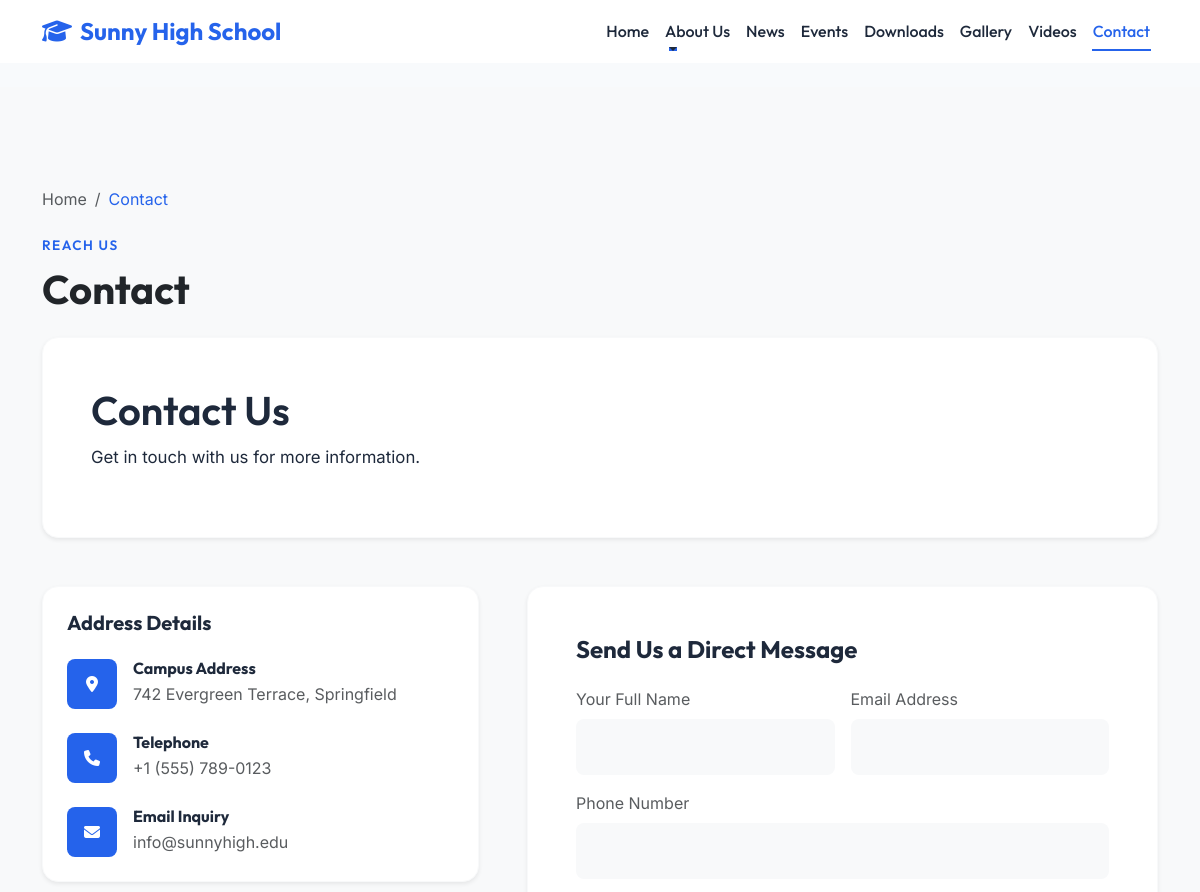
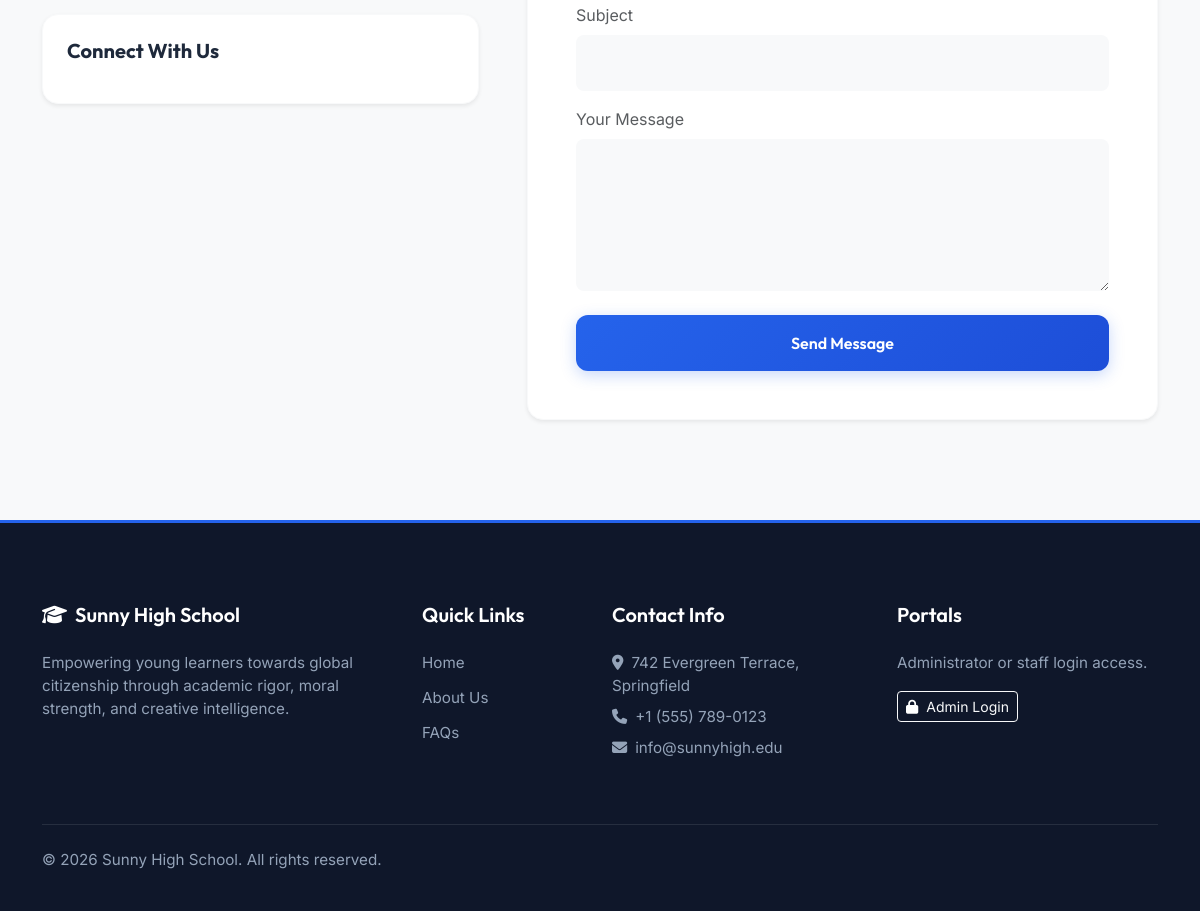
The app's page /contact with its own data (2 pictures, top to bottom).
### app/models/site.py (models this page shows, shortened)
class Setting(db.Model):
    id = db.Column(db.Integer, primary_key=True)
    key = db.Column(db.String(100), unique=True, nullable=False, index=True)
    value = db.Column(db.Text)

### app/models/cms.py (models this page shows, shortened)
class Page(db.Model):
    id = db.Column(db.Integer, primary_key=True)
    title = db.Column(db.String(100), nullable=False)
    slug = db.Column(db.String(100), unique=True, nullable=False, index=True)
    content = db.Column(db.Text, nullable=False)
    seo_title = db.Column(db.String(150))
    seo_description = db.Column(db.String(255))
    is_published = db.Column(db.Boolean, default=True)
    created_at = db.Column(db.DateTime, default=datetime.utcnow)
    updated_at = db.Column(db.DateTime, default=datetime.utcnow, onupdate=datetime.utcnow)

### app/main/routes.py (the view, shortened to what this page needs)
@main.route('/contact', methods=['GET', 'POST'])
def contact():
    from app.forms.site import ContactForm
    from app.models.cms import ContactMessage, Page
    page_data = Page.query.filter_by(slug='contact', is_published=True).first()
    form = ContactForm()
    return render_template('main/contact.html', form=form, page=page_data)

### app/forms/site.py
class ContactForm(FlaskForm):
    name = StringField('Full Name', validators=[DataRequired(), Length(1, 100)], filters=[lambda x: x.strip() if x else x])
    email = StringField('Email Address', validators=[DataRequired(), Email(), Length(1, 120)], filters=[lambda x: x.strip() if x else x])
    phone = StringField('Phone Number', validators=[Optional(), Length(0, 20)], filters=[lambda x: x.strip() if x else x])
    subject = StringField('Subject', validators=[DataRequired(), Length(1, 150)], filters=[lambda x: x.strip() if x else x])
    message_content = TextAreaField('Your Message', validators=[DataRequired()])
    submit = SubmitField('Send Message')

### app/templates/main/contact.html (shortened to what this page needs)
{% extends "base.html" %}
{% block content %}
<section class="section-padding bg-light">
    <div class="container">
        <nav aria-label="breadcrumb" class="mb-4">
            <ol class="breadcrumb">
                <li class="breadcrumb-item"><a href="{{ url_for('main.index') }}" class="text-decoration-none text-muted">Home</a></li>
                <li class="breadcrumb-item active text-primary-custom" aria-current="page">{{ page.title if page else "Contact" }}</li>
            </ol>
        </nav>
        <div class="section-title-wrapper mb-4">
            <span class="section-tag">Reach Us</span>
            <h1 class="display-font fw-bold m-0 text-dark">{{ page.title if page else "Contact Information" }}</h1>
        </div>
        {% if page and page.content %}
            <div class="bg-white rounded-4 shadow-sm border border-light p-4 p-md-5 mb-5">
                <div class="page-body-content leading-relaxed" style="font-size:1.05rem; line-height:1.8;">
                    {{ page.content | safe }}
                </div>
            </div>
        {% endif %}
        <div class="row g-5">
            <div class="col-lg-5">
                <div class="bg-white rounded-4 shadow-sm border border-light p-4 mb-4">
                    <h5 class="fw-bold mb-4">Address Details</h5>
                    <div class="d-flex align-items-start gap-3 mb-4">
                        <div class="bg-primary-custom text-white rounded-3 p-3 d-flex align-items-center justify-content-center" style="width: 50px; height: 50px;">
                            <i class="fa-solid fa-location-dot"></i>
                        </div>
                        <div>
                            <h6 class="fw-bold mb-1">Campus Address</h6>
                            <p class="text-muted m-0">{{ get_setting('contact_address') }}</p>
                        </div>
                    </div>
                    <div class="d-flex align-items-start gap-3 mb-4">
                        <div class="bg-primary-custom text-white rounded-3 p-3 d-flex align-items-center justify-content-center" style="width: 50px; height: 50px;">
                            <i class="fa-solid fa-phone"></i>
                        </div>
                        <div>
                            <h6 class="fw-bold mb-1">Telephone</h6>
                            <p class="text-muted m-0">{{ get_setting('contact_phone') }}</p>
                        </div>
                    </div>
                    <div class="d-flex align-items-start gap-3">
                        <div class="bg-primary-custom text-white rounded-3 p-3 d-flex align-items-center justify-content-center" style="width: 50px; height: 50px;">
                            <i class="fa-solid fa-envelope"></i>
                        </div>
                        <div>
                            <h6 class="fw-bold mb-1">Email Inquiry</h6>
                            <p class="text-muted m-0">{{ get_setting('contact_email') }}</p>
                        </div>
                    </div>
                </div>
                <div class="bg-white rounded-4 shadow-sm border border-light p-4">
                    <h5 class="fw-bold mb-3">Connect With Us</h5>
                </div>
            </div>
            <div class="col-lg-7">
                <div class="bg-white rounded-4 shadow-sm border border-light p-5">
                    <h4 class="fw-bold mb-4">Send Us a Direct Message</h4>
                    <form action="{{ url_for('main.contact') }}" method="POST">
                        <div class="row g-3">
                            <div class="col-md-6">
                                <label class="form-label text-muted">Your Full Name</label>
                                {{ form.name(class="form-control rounded-3 bg-light border-0 p-3") }}
                            </div>
                            <div class="col-md-6">
                                <label class="form-label text-muted">Email Address</label>
                                {{ form.email(class="form-control rounded-3 bg-light border-0 p-3") }}
                            </div>
                            <div class="col-12">
                                <label class="form-label text-muted">Phone Number</label>
                                {{ form.phone(class="form-control rounded-3 bg-light border-0 p-3") }}
                            </div>
                            <div class="col-12">
                                <label class="form-label text-muted">Subject</label>
                                {{ form.subject(class="form-control rounded-3 bg-light border-0 p-3") }}
                            </div>
                            <div class="col-12">
                                <label class="form-label text-muted">Your Message</label>
                                {{ form.message_content(class="form-control rounded-3 bg-light border-0 p-3", rows="5") }}
                            </div>
                            <div class="col-12 mt-4">
                                {{ form.submit(class="btn custom-btn btn-primary-custom w-100 p-3") }}
                            </div>
                        </div>
                    </form>
                </div>
            </div>
        </div>
    </div>
</section>
{% endblock %}

### app/templates/includes/header.html (shortened to what this page needs)
<nav class="navbar navbar-expand-lg navbar-custom sticky-top">
    <div class="container">
        <a class="navbar-brand d-flex align-items-center gap-2" href="{{ url_for('main.index') }}">
            <i class="fa-solid fa-graduation-cap"></i>
            <span>{{ get_setting('school_name', 'Sunny High School') }}</span>
        </a>
        <div class="collapse navbar-collapse" id="navbarContent">
            <ul class="navbar-nav ms-auto mb-2 mb-lg-0 align-items-center">
                <li class="nav-item">
                    <a class="nav-link {% if request.path == '/' %}active{% endif %}" href="{{ url_for('main.index') }}">Home</a>
                </li>
                <li class="nav-item dropdown">
                    <a class="nav-link dropdown-toggle" href="#" role="button" data-bs-toggle="dropdown" aria-expanded="false">
                        About Us
                    </a>
                </li>
                <li class="nav-item">
                    <a class="nav-link {% if 'news' in request.path %}active{% endif %}" href="{{ url_for('main.news') }}">News</a>
                </li>
                <li class="nav-item">
                    <a class="nav-link {% if 'events' in request.path %}active{% endif %}" href="{{ url_for('main.events') }}">Events</a>
                </li>
                <li class="nav-item">
                    <a class="nav-link {% if 'downloads' in request.path %}active{% endif %}" href="{{ url_for('main.downloads') }}">Downloads</a>
                </li>
                <li class="nav-item">
                    <a class="nav-link {% if 'gallery' in request.path %}active{% endif %}" href="{{ url_for('main.gallery') }}">Gallery</a>
                </li>
                <li class="nav-item">
                    <a class="nav-link {% if 'videos' in request.path %}active{% endif %}" href="{{ url_for('main.videos') }}">Videos</a>
                </li>
                <li class="nav-item">
                    <a class="nav-link {% if 'contact' in request.path %}active{% endif %}" href="{{ url_for('main.contact') }}">Contact</a>
                </li>
            </ul>
        </div>
    </div>
</nav>

### app/templates/includes/footer.html (shortened to what this page needs)
<footer class="footer-custom">
    <div class="container">
        <div class="row g-4 mb-5">
            <div class="col-lg-4 col-md-6">
                <h5 class="d-flex align-items-center gap-2 text-white">
                    <i class="fa-solid fa-graduation-cap text-white"></i>
                    <span>{{ get_setting('school_name', 'Sunny High School') }}</span>
                </h5>
                <p class="mt-3 text-light">
                    Empowering young learners towards global citizenship through academic rigor, moral strength, and creative intelligence.
                </p>
            </div>
            <div class="col-lg-2 col-md-6">
                <h5>Quick Links</h5>
                <ul class="footer-links">
                    <li><a href="{{ url_for('main.index') }}">Home</a></li>
                    <li><a href="{{ url_for('main.page', slug='about') }}">About Us</a></li>
                    <li><a href="{{ url_for('main.page', slug='faq') }}">FAQs</a></li>
                </ul>
            </div>
            <div class="col-lg-3 col-md-6">
                <h5>Contact Info</h5>
                <ul class="list-unstyled text-light">
                    <li class="mb-2"><i class="fa-solid fa-location-dot me-2 text-primary-custom"></i>{{ get_setting('contact_address', '742 Evergreen Terrace') }}</li>
                    <li class="mb-2"><i class="fa-solid fa-phone me-2 text-primary-custom"></i>{{ get_setting('contact_phone', '+1 (555) 789-0123') }}</li>
                    <li class="mb-2"><i class="fa-solid fa-envelope me-2 text-primary-custom"></i>{{ get_setting('contact_email', 'info@sunnyhigh.edu') }}</li>
                </ul>
            </div>
            <div class="col-lg-3 col-md-6">
                <h5>Portals</h5>
                <p class="text-light">Administrator or staff login access.</p>
                <a href="{{ url_for('auth.login') }}" class="btn btn-sm btn-outline-light d-inline-flex align-items-center gap-2">
                    <i class="fa-solid fa-lock text-white"></i>
                    <span>Admin Login</span>
                </a>
            </div>
        </div>
        <hr class="border-secondary opacity-25">
        <div class="row align-items-center mt-4">
            <div class="col-md-6 text-center text-md-start">
                <p class="m-0 text-light">{{ get_setting('footer_text', '© 2026 Sunny High School') }}</p>
            </div>
        </div>
    </div>
</footer>

### app/static/css/style.css (style rules this page uses)
:root { --primary-color: #2563eb; --secondary-color: #f59e0b; --dark-bg: #0b0f19; --card-bg: #ffffff; --card-border: rgba(226, 232, 240, 0.8); --text-primary: #1e293b; --text-secondary: #64748b; --light-gray: #f8fafc; --transition-smooth: all 0.45s cubic-bezier(0.4, 0, 0.2, 1); --transition-fast: all 0.2s ease; --glass-bg: rgba(255, 255, 255, 0.75); --glass-border: rgba(255, 255, 255, 0.25); --font-outfit: 'Outfit', sans-serif; --font-inter: 'Inter', sans-serif; }
body { font-family: var(--font-inter); color: var(--text-primary); background-color: var(--light-gray); overflow-x: hidden; }
a, button, input, select, textarea { transition: var(--transition-fast); }
h1, h2, h3, h4, h5, h6, .display-font { font-family: var(--font-outfit); font-weight: 600; }
.navbar-custom { background: rgba(255, 255, 255, 0.95); backdrop-filter: blur(16px); -webkit-backdrop-filter: blur(16px); border-bottom: 1px solid rgba(255, 255, 255, 0.25); transition: var(--transition-smooth); z-index: 1000; }
.navbar-brand { font-family: var(--font-outfit); font-weight: 700; font-size: 1.5rem; color: var(--primary-color) !important; }
.nav-link { font-family: var(--font-outfit); font-weight: 500; color: var(--text-primary) !important; transition: var(--transition-smooth); position: relative; padding: 0.5rem 1rem; }
.nav-link:hover, .nav-link.active { color: var(--primary-color) !important; }
.nav-link::after { content: ''; position: absolute; bottom: 0; left: 10%; width: 0; height: 2px; background-color: var(--text-secondary); transition: var(--transition-smooth); }
.nav-link:hover::after, .nav-link.active::after { width: 80%; }
.section-padding { padding: 100px 0; transition: var(--transition-smooth); }
.section-title-wrapper { margin-bottom: 60px; }
html { scroll-behavior: smooth; }
.reveal-item { opacity: 0; transform: translateY(30px); transition: opacity 0.75s ease, transform 0.75s ease; will-change: opacity, transform; }
.reveal-item.revealed { opacity: 1; transform: translateY(0); }
.section-tag { font-family: var(--font-outfit); font-weight: 600; text-transform: uppercase; letter-spacing: 1.5px; font-size: 0.85rem; color: var(--primary-color); margin-bottom: 10px; display: block; }
.custom-btn { font-family: var(--font-outfit); font-weight: 600; padding: 0.8rem 1.8rem; border-radius: 12px; transition: var(--transition-smooth); border: none; }
.btn-primary-custom { background: linear-gradient(135deg, var(--primary-color) 0%, #1d4ed8 100%); color: #ffffff !important; box-shadow: 0 4px 15px rgba(37, 99, 235, 0.25); }
.footer-custom { background: var(--footer-bg, #0f172a); color: #94a3b8; padding-top: 80px; padding-bottom: 40px; font-size: 0.95rem; border-top: 3px solid var(--primary-color); }
.footer-custom h5 { color: #ffffff; font-family: var(--font-outfit); font-weight: 600; margin-bottom: 25px; }
.footer-custom .text-white { color: #ffffff !important; }
.footer-custom .text-light, .footer-custom .text-primary-custom, .footer-custom .text-secondary-custom { color: #94a3b8 !important; }
.footer-links { list-style: none; padding: 0; margin: 0; }
.footer-links li { margin-bottom: 12px; }
.footer-links a { color: #94a3b8; text-decoration: none; transition: var(--transition-smooth); }

### records on screen
Setting: value "Sunny High School"
Page: title "Contact", content "Contact Us Get in touch with us for more information."
Setting: value "742 Evergreen Terrace, Springfield"
Setting: value "+1 (555) 789-0123"
Setting: value "info@sunnyhigh.edu"
Setting: value "© 2026 Sunny High School. All rights reserved."
